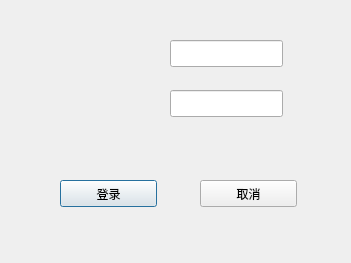
<?xml version="1.0" encoding="UTF-8"?>
<ui version="4.0">
 <class>QqLogin</class>
 <widget class="QDialog" name="QqLogin">
  <property name="geometry">
   <rect>
    <x>0</x>
    <y>0</y>
    <width>351</width>
    <height>263</height>
   </rect>
  </property>
  <property name="windowTitle">
   <string>QqLogin</string>
  </property>
  <widget class="QLineEdit" name="username">
   <property name="geometry">
    <rect>
     <x>170</x>
     <y>40</y>
     <width>113</width>
     <height>27</height>
    </rect>
   </property>
   <property name="font">
    <font>
     <pointsize>20</pointsize>
    </font>
   </property>
  </widget>
  <widget class="QLineEdit" name="userpasswd">
   <property name="geometry">
    <rect>
     <x>170</x>
     <y>90</y>
     <width>113</width>
     <height>27</height>
    </rect>
   </property>
   <property name="font">
    <font>
     <pointsize>20</pointsize>
    </font>
   </property>
   <property name="echoMode">
    <enum>QLineEdit::Password</enum>
   </property>
  </widget>
  <widget class="QPushButton" name="blogin">
   <property name="geometry">
    <rect>
     <x>60</x>
     <y>180</y>
     <width>97</width>
     <height>27</height>
    </rect>
   </property>
   <property name="text">
    <string>登录</string>
   </property>
  </widget>
  <widget class="QPushButton" name="bcancel">
   <property name="geometry">
    <rect>
     <x>200</x>
     <y>180</y>
     <width>97</width>
     <height>27</height>
    </rect>
   </property>
   <property name="text">
    <string>取消</string>
   </property>
  </widget>
 </widget>
 <layoutdefault spacing="6" margin="11"/>
 <resources/>
 <connections/>
</ui>
